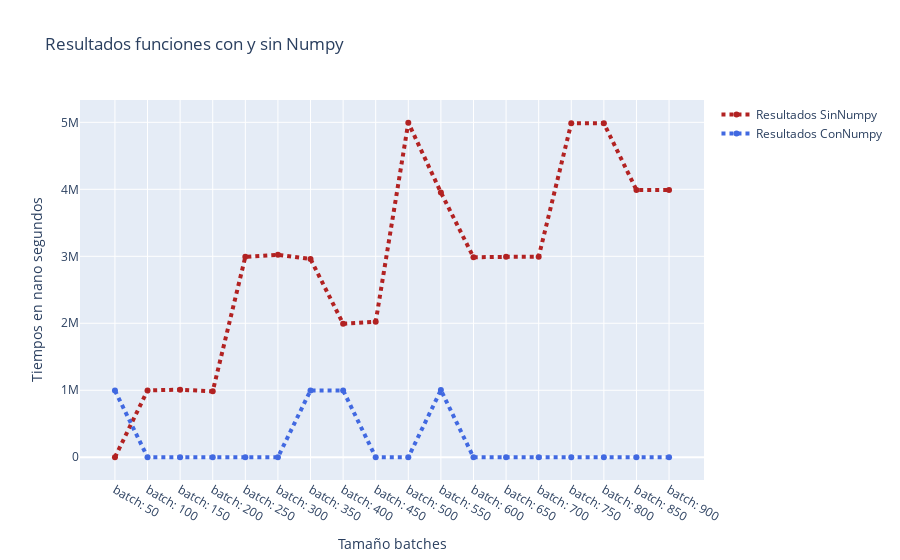

This figure's notebook cell:
### Code cell
#creación de dataframes con los resultados con y sin numpy
dfSinNumpy, dfConNumpy = creacionGraficoSinNumba(votes)

batches = dfSinNumpy['batch']

fig = go.Figure()

fig.add_trace(go.Scatter(x=batches, y=dfSinNumpy['tiempo'], name='Resultados SinNumpy',
                         line=dict(color='firebrick', width=4, dash='dot')))
fig.add_trace(go.Scatter(x=batches, y=dfConNumpy['tiempo'], name = 'Resultados ConNumpy',
                         line=dict(color='royalblue', width=4, dash='dot')))

fig.update_layout(title='Resultados funciones con y sin Numpy',
                   xaxis_title='Tamaño batches',
                   yaxis_title='Tiempos en nano segundos')

fig.show()

### Figure 1 — Plotly figure (JSON) as saved in the notebook; plotly's stock layout.template omitted (floating-point values rounded to 4 significant figures)
{"data": [{"line": {"color": "firebrick", "dash": "dot", "width": 4}, "name": "Resultados SinNumpy", "type": "scatter", "x": ["batch: 50", "batch: 100", "batch: 150", "batch: 200", "batch: 250", "batch: 300", "batch: 350", "batch: 400", "batch: 450", "batch: 500", "batch: 550", "batch: 600", "batch: 650", "batch: 700", "batch: 750", "batch: 800", "batch: 850", "batch: 900"], "y": [0, 997800, 1008700, 984400, 2992600, 3023300, 2959500, 1994400, 2022800, 4993800, 3953200, 2985700, 2991900, 2993100, 4986100, 4986300, 3989200, 3990400]}, {"line": {"color": "royalblue", "dash": "dot", "width": 4}, "name": "Resultados ConNumpy", "type": "scatter", "x": ["batch: 50", "batch: 100", "batch: 150", "batch: 200", "batch: 250", "batch: 300", "batch: 350", "batch: 400", "batch: 450", "batch: 500", "batch: 550", "batch: 600", "batch: 650", "batch: 700", "batch: 750", "batch: 800", "batch: 850", "batch: 900"], "y": [995100, 0, 0, 0, 0, 0, 997900, 998100, 0, 0, 1003000, 0, 0, 0, 0, 0, 0, 0]}], "layout": {"title": {"text": "Resultados funciones con y sin Numpy"}, "xaxis": {"title": {"text": "Tamaño batches"}}, "yaxis": {"title": {"text": "Tiempos en nano segundos"}}}}
